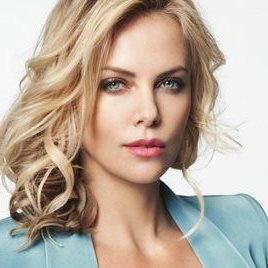
//> input picture blur1/3908.jpg, 268 x 268 px
$ ./main   (built with g++ and OpenCV 4)
//> lines starting //> are read from the running program, lines starting //| are printed output that depends on the picture
#include <iostream>
#include <opencv2/opencv.hpp>

using namespace cv;
using namespace std;

int main() {
    Mat src,huge,small,first,second,final;
    src = imread("C:\\Users\\PC\\Pictures\\3908.jpg");
//> src is the input picture: 268 rows x 268 cols, CV_8UC3; mean B, G, R 156.1, 171.2, 187
//    上采样
    pyrUp(src,huge);
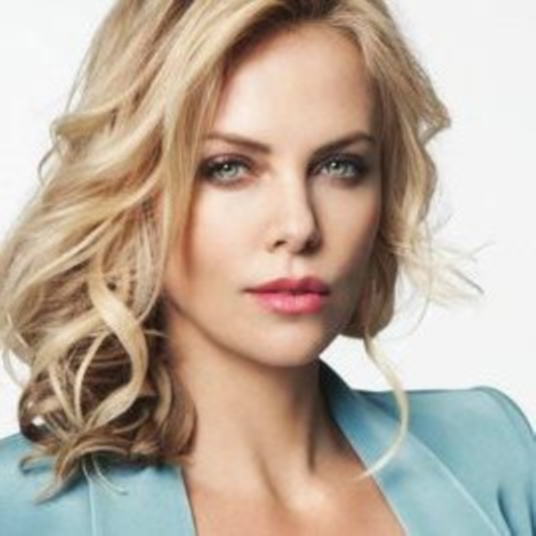
//> huge: 536 rows x 536 cols, CV_8UC3; mean B, G, R 156.2, 171.3, 187.1
//    下采样
    pyrDown(src,small);
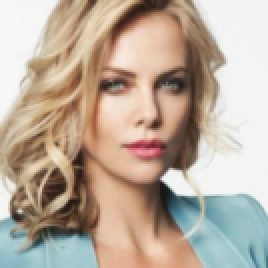
//> small: 134 rows x 134 cols, CV_8UC3 (shown 2 times larger); mean B, G, R 156.1, 171.2, 187.1
//    差分金字塔
    GaussianBlur(src,first,Size(3,3),0,0);
    GaussianBlur(first,second,Size(3,3),0,0);
    subtract(first,second,final);
//> (the run ends here: the program needs code that is not available in this run, at `normalize(final,final,255,0,NOMINMAX);`)
